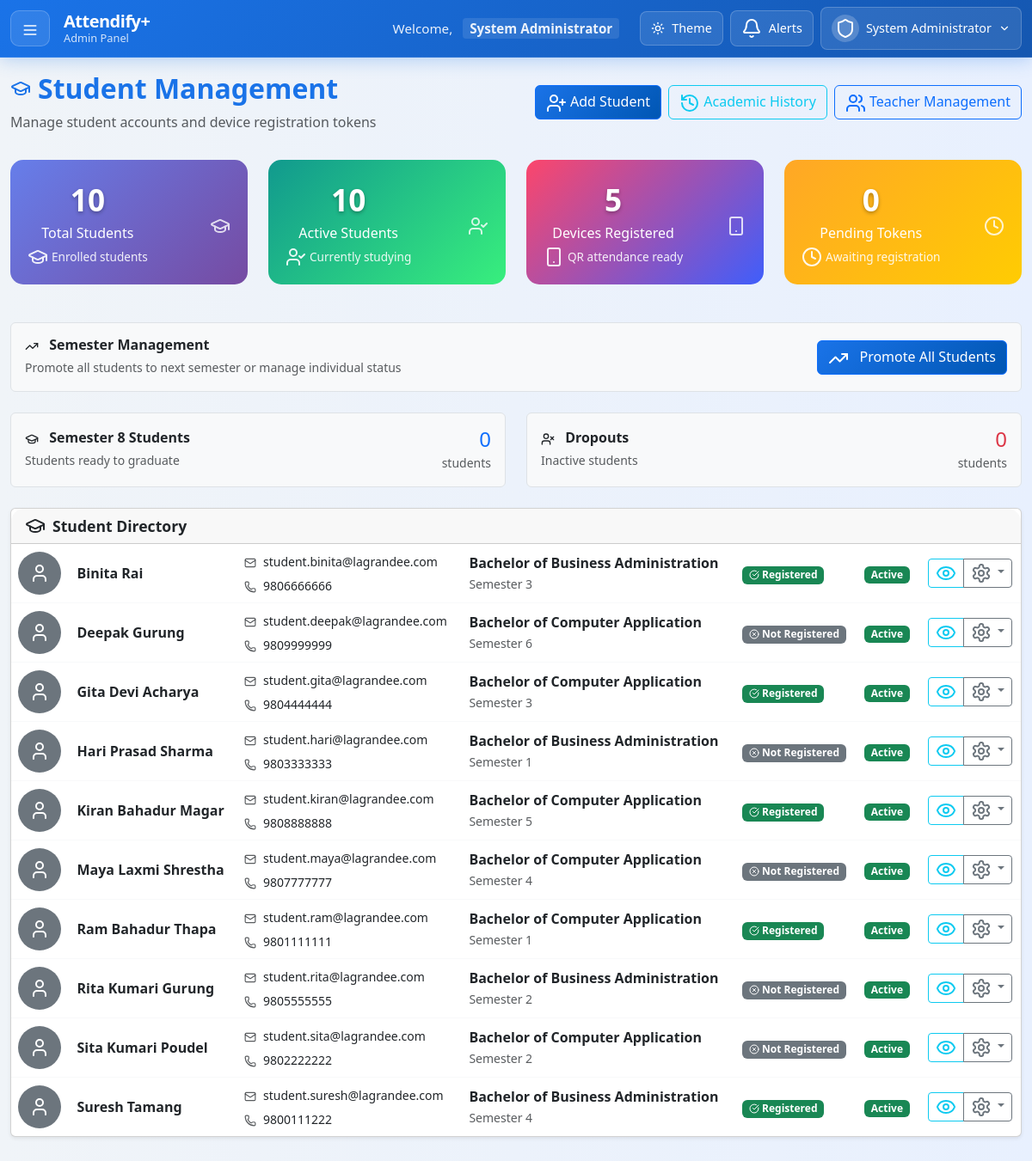
Page /views/admin/manage_student.php (signed in) on the committed database.
### tables this page shows
CREATE TABLE students (
  StudentID INT AUTO_INCREMENT PRIMARY KEY,
  FullName VARCHAR(100) NOT NULL,
  Contact VARCHAR(20),
  Address VARCHAR(200),
  PhotoURL VARCHAR(255),
  DepartmentID INT NOT NULL,
  SemesterID INT NOT NULL,
  JoinYear YEAR DEFAULT (YEAR(CURDATE())),
  ProgramCode VARCHAR(50),
  LoginID INT NOT NULL UNIQUE,
  FOREIGN KEY (DepartmentID) REFERENCES departments(DepartmentID),
  FOREIGN KEY (SemesterID) REFERENCES semesters(SemesterID),
  FOREIGN KEY (LoginID) REFERENCES login_tbl(LoginID)
);

CREATE TABLE departments (
  DepartmentID INT AUTO_INCREMENT PRIMARY KEY,
  DepartmentName VARCHAR(100) NOT NULL UNIQUE,
  DepartmentCode VARCHAR(10) NOT NULL UNIQUE
);

CREATE TABLE semesters (
  SemesterID INT AUTO_INCREMENT PRIMARY KEY,
  SemesterNumber INT NOT NULL
);

### views/admin/manage_student.php (the view, shortened to what the rows shown need)
<?php
include '../../config/db_config.php';
$students = [];
$sql = "SELECT s.StudentID, s.FullName, s.Contact, s.Address, s.PhotoURL,
               s.JoinYear, s.ProgramCode, s.DeviceRegistered,
               d.DepartmentName, d.DepartmentID,
               sem.SemesterNumber, sem.SemesterID,
               l.Email, l.Status, l.CreatedDate,
               COUNT(drt.TokenID) as pending_tokens,
               MAX(drt.ExpiresAt) as latest_token_expires
        FROM students s
        JOIN departments d ON s.DepartmentID = d.DepartmentID
        JOIN semesters sem ON s.SemesterID = sem.SemesterID
        JOIN login_tbl l ON s.LoginID = l.LoginID
        LEFT JOIN device_registration_tokens drt ON s.StudentID = drt.StudentID
            AND drt.Used = FALSE AND drt.ExpiresAt > NOW()
        GROUP BY s.StudentID, s.FullName, s.Contact, s.Address, s.PhotoURL,
                 s.JoinYear, s.ProgramCode, s.DeviceRegistered,
                 d.DepartmentName, d.DepartmentID,
                 sem.SemesterNumber, sem.SemesterID,
                 l.Email, l.Status, l.CreatedDate
        ORDER BY l.Status ASC, s.FullName";
$result = $conn->query($sql);
if ($result) {
    while ($row = $result->fetch_assoc()) {
        $students[] = $row;
    }
}
$stats = [];
$statsQueries = [
    'total' => "SELECT COUNT(*) as count FROM students s JOIN login_tbl l ON s.LoginID = l.LoginID",
    'active' => "SELECT COUNT(*) as count FROM students s JOIN login_tbl l ON s.LoginID = l.LoginID WHERE l.Status = 'active'",
    'inactive' => "SELECT COUNT(*) as count FROM students s JOIN login_tbl l ON s.LoginID = l.LoginID WHERE l.Status = 'inactive'",
    'devices_registered' => "SELECT COUNT(*) as count FROM students WHERE DeviceRegistered = TRUE",
    'pending_tokens' => "SELECT COUNT(DISTINCT StudentID) as count FROM device_registration_tokens WHERE Used = FALSE AND ExpiresAt > NOW()",
    'semester_8' => "SELECT COUNT(*) as count FROM students s JOIN login_tbl l ON s.LoginID = l.LoginID JOIN semesters sem ON s.SemesterID = sem.SemesterID WHERE sem.SemesterNumber = 8 AND l.Status = 'active'",
    'dropouts' => "SELECT COUNT(*) as count FROM students s JOIN login_tbl l ON s.LoginID = l.LoginID WHERE l.Status = 'inactive'"
];
foreach ($statsQueries as $key => $query) {
    $result = $conn->query($query);
    $stats[$key] = $result->fetch_assoc()['count'];
}
?>
<!DOCTYPE html>
<html lang="en">
<head>
    <link rel="stylesheet" href="../../assets/css/manage_student.css" />
    <link rel="stylesheet" href="../../assets/css/sidebar_admin.css">
    <link href="https://cdn.jsdelivr.net/npm/bootstrap@5.3.0/dist/css/bootstrap.min.css" rel="stylesheet" />
</head>
<body>
    <?php include '../components/navbar_admin.php'; ?>
    <div class="container-fluid dashboard-container">
        <div class="page-header d-flex justify-content-between align-items-center flex-wrap">
            <div>
                <h2 class="page-title">
                    <i data-lucide="graduation-cap"></i>
                    Student Management
                </h2>
            </div>
        </div>
        <div class="row g-4 mb-4">
            <div class="col-md-3">
                <div class="stat-card text-center">
                    <div class="d-flex justify-content-between align-items-center">
                        <div>
                            <div class="stat-number"><?= $stats['total'] ?></div>
                            <div class="stat-label">Total Students</div>
                            <div class="stat-change">
                                <i data-lucide="graduation-cap"></i>
                                <span>Enrolled students</span>
                            </div>
                        </div>
                    </div>
                </div>
            </div>
            <div class="col-md-3">
                <div class="stat-card teachers text-center">
                    <div class="d-flex justify-content-between align-items-center">
                        <div>
                            <div class="stat-number"><?= $stats['active'] ?></div>
                            <div class="stat-label">Active Students</div>
                            <div class="stat-change">
                                <i data-lucide="user-check"></i>
                                <span>Currently studying</span>
                            </div>
                        </div>
                    </div>
                </div>
            </div>
        </div>
        <div class="card shadow-sm">
            <div class="table-responsive">
                <table id="studentsTable" class="table table-hover align-middle mb-0">
                    <tbody id="studentsTableBody">
                        <?php foreach ($students as $student): ?>
                            <tr class="student-row"
                                data-name="<?= strtolower(htmlspecialchars($student['FullName'])) ?>"
                                data-email="<?= strtolower(htmlspecialchars($student['Email'])) ?>"
                                data-contact="<?= htmlspecialchars($student['Contact']) ?>"
                                data-department="<?= htmlspecialchars($student['DepartmentID']) ?>"
                                data-year="<?= htmlspecialchars($student['JoinYear']) ?>"
                                data-status="<?= htmlspecialchars($student['Status']) ?>"
                                data-device="<?= $student['DeviceRegistered'] ? 'registered' : ($student['pending_tokens'] > 0 ? 'pending' : 'unregistered') ?>">
                                <td class="d-none d-md-table-cell">
                                    <?php if (!empty($student['PhotoURL']) && file_exists($student['PhotoURL'])): ?>
                                        <img src="<?= htmlspecialchars($student['PhotoURL']) ?>"
                                            alt="<?= htmlspecialchars($student['FullName']) ?>"
                                            class="student-photo">
                                    <?php else: ?>
                                        <div class="student-placeholder">
                                            <i data-lucide="user"></i>
                                        </div>
                                    <?php endif; ?>
                                </td>
                                <td>
                                    <div class="d-flex align-items-center">
                                        <div class="flex-grow-1">
                                            <div class="fw-semibold"><?= htmlspecialchars($student['FullName']) ?></div>
                                        </div>
                                    </div>
                                </td>
                                <td class="d-none d-md-table-cell">
                                    <div>
                                        <div class="mb-1">
                                            <i data-lucide="mail" class="me-1 text-muted" style="width: 14px; height: 14px;"></i>
                                            <small><?= htmlspecialchars($student['Email']) ?></small>
                                        </div>
                                        <?php if (!empty($student['Contact'])): ?>
                                            <div>
                                                <i data-lucide="phone" class="me-1 text-muted" style="width: 14px; height: 14px;"></i>
                                                <small><?= htmlspecialchars($student['Contact']) ?></small>
                                            </div>
                                        <?php endif; ?>
                                    </div>
                                </td>
                                <td class="d-none d-md-table-cell">
                                    <div>
                                        <div class="fw-semibold"><?= htmlspecialchars($student['DepartmentName']) ?></div>
                                        <small class="text-muted">Semester <?= htmlspecialchars($student['SemesterNumber']) ?></small>
                                    </div>
                                </td>
                                <td class="d-none d-md-table-cell">
                                    <?php if ($student['DeviceRegistered']): ?>
                                        <span class="badge bg-success">
                                            <i data-lucide="check-circle" style="width: 12px; height: 12px;"></i>
                                            Registered
                                        </span>
                                    <?php else: ?>
                                        <span class="badge bg-secondary">
                                            <i data-lucide="x-circle" style="width: 12px; height: 12px;"></i>
                                            Not Registered
                                        </span>
                                    <?php endif; ?>
                                </td>
                                <td class="d-none d-md-table-cell">
                                    <span class="badge <?= $student['Status'] === 'active' ? 'bg-success' : 'bg-danger' ?> status-badge">
                                        <?= ucfirst($student['Status']) ?>
                                    </span>
                                </td>
                                <td class="text-center">
                                    <div class="btn-group" role="group">
                                        <button class="btn btn-sm btn-outline-info"
                                            data-bs-toggle="modal"
                                            data-bs-target="#viewStudentModal<?= $student['StudentID'] ?>"
                                            title="View Details">
                                            <i data-lucide="eye"></i>
                                        </button>
                                        <div class="btn-group" role="group">
                                            <button class="btn btn-sm btn-outline-secondary dropdown-toggle"
                                                data-bs-toggle="dropdown"
                                                title="Actions">
                                                <i data-lucide="settings"></i>
                                            </button>
                                        </div>
                                    </div>
                                </td>
                            </tr>
                        <?php endforeach; ?>
                    </tbody>
                </table>
            </div>
        </div>
</body>
</html>

### rows in the picture
students: StudentID "10", FullName "Suresh Tamang", LoginID.Email "student.suresh@lagrandee.com", Contact "9800111222", DepartmentID.DepartmentName "Bachelor of Business Administration", SemesterID.SemesterNumber "4", DeviceRegistered 1 (drawn), LoginID.Status "Active"
students: FullName "Binita Rai", LoginID.Email "student.binita@lagrandee.com", Contact "9806666666", DepartmentID.DepartmentName "Bachelor of Business Administration", SemesterID.SemesterNumber "3", DeviceRegistered 1 (drawn), LoginID.Status "Active"
students: FullName "Deepak Gurung", LoginID.Email "student.deepak@lagrandee.com", Contact "9809999999", DepartmentID.DepartmentName "Bachelor of Computer Application", SemesterID.SemesterNumber "6", DeviceRegistered 0 (drawn), LoginID.Status "Active"
students: FullName "Gita Devi Acharya", LoginID.Email "student.gita@lagrandee.com", Contact "9804444444", DepartmentID.DepartmentName "Bachelor of Computer Application", SemesterID.SemesterNumber "3", DeviceRegistered 1 (drawn), LoginID.Status "Active"
students: FullName "Hari Prasad Sharma", LoginID.Email "student.hari@lagrandee.com", Contact "9803333333", DepartmentID.DepartmentName "Bachelor of Business Administration", SemesterID.SemesterNumber "1", DeviceRegistered 0 (drawn), LoginID.Status "Active"
students: FullName "Kiran Bahadur Magar", LoginID.Email "student.kiran@lagrandee.com", Contact "9808888888", DepartmentID.DepartmentName "Bachelor of Computer Application", SemesterID.SemesterNumber "5", DeviceRegistered 1 (drawn), LoginID.Status "Active"
students: FullName "Maya Laxmi Shrestha", LoginID.Email "student.maya@lagrandee.com", Contact "9807777777", DepartmentID.DepartmentName "Bachelor of Computer Application", SemesterID.SemesterNumber "4", DeviceRegistered 0 (drawn), LoginID.Status "Active"
students: FullName "Ram Bahadur Thapa", LoginID.Email "student.ram@lagrandee.com", Contact "9801111111", DepartmentID.DepartmentName "Bachelor of Computer Application", SemesterID.SemesterNumber "1", DeviceRegistered 1 (drawn), LoginID.Status "Active"
students: FullName "Rita Kumari Gurung", LoginID.Email "student.rita@lagrandee.com", Contact "9805555555", DepartmentID.DepartmentName "Bachelor of Business Administration", SemesterID.SemesterNumber "2", DeviceRegistered 0 (drawn), LoginID.Status "Active"
students: FullName "Sita Kumari Poudel", LoginID.Email "student.sita@lagrandee.com", Contact "9802222222", DepartmentID.DepartmentName "Bachelor of Computer Application", SemesterID.SemesterNumber "2", DeviceRegistered 0 (drawn), LoginID.Status "Active"

### other values in the picture
$_SESSION['Username'] "System Administrator"
$stats['devices_registered'] "5"
$stats['pending_tokens'] "0"
$stats['semester_8'] "0"
$stats['dropouts'] "0"
